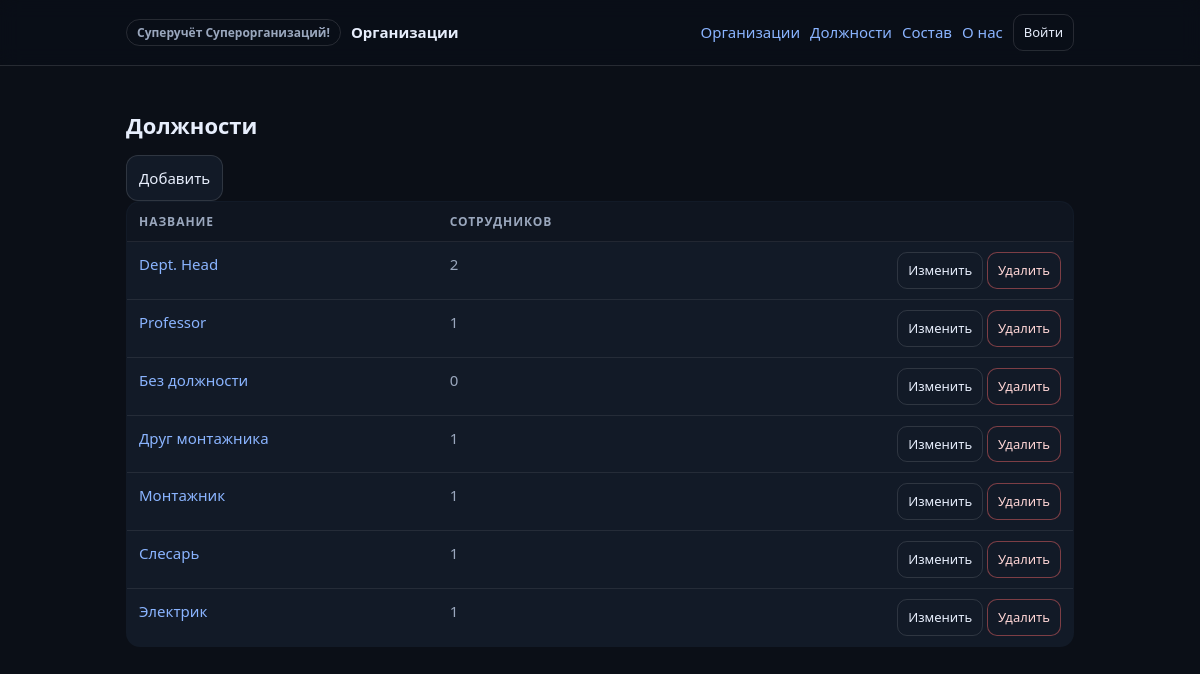
/positions/, run on the app's committed database.
### core/models.py (models this page shows, shortened)
class Position(models.Model):
    name = models.CharField(max_length=50, unique=True)
    class Meta:
        ordering = ["name"]
        verbose_name = "Должность"
        verbose_name_plural = "Должности"

### core/views.py (the view)
# urls.py: path("positions/", views.PositionList.as_view(), name="position-list"),
class PositionList(PaginatedListView):
    model = Position
    template_name = "core/position_list.html"

### core/templates/core/position_list.html (shortened to what this page needs)
{% extends "index.html" %}
{% block content %}
<div class="page-head">
  <h1>Должности</h1>
  <div class="actions"><a class="btn" href="{% url 'core:position-create' %}">Добавить</a></div>
</div>
{% if object_list %}
<table class="table">
  <thead><tr><th>Название</th><th>Сотрудников</th><th></th></tr></thead>
  <tbody>
    {% for p in object_list %}
    <tr>
      <td><a class="link" href="{% url 'core:position-detail' p.pk %}">{{ p.name }}</a></td>
      <td class="muted">{{ p.memberships.count }}</td>
      <td class="right">
        <a class="btn ghost sm" href="{% url 'core:position-update' p.pk %}">Изменить</a>
        <a class="btn danger sm" href="{% url 'core:position-delete' p.pk %}">Удалить</a>
      </td>
    </tr>
    {% endfor %}
  </tbody>
</table>
{% else %}
<div class="empty">Пока нет должностей</div>
{% endif %}
{% endblock %}

### templates/index.html (shortened to what this page needs)
{% load static %}
<!doctype html>
<html lang="ru">
<head>
  <link rel="stylesheet" href="{% static 'css/site.css' %}">
</head>
<body>
  <div class="topbar">
    <div class="container nav">
      <a class="brand" href="{% url 'core:home' %}"><span class="badge">Суперучёт Суперорганизаций!</span><span>Организации</span></a>
      <div class="navlinks">
        <a class="link" href="{% url 'core:organization-list' %}">Организации</a>
        <a class="link" href="{% url 'core:position-list' %}">Должности</a>
        <a class="link" href="{% url 'core:membership-list' %}">Состав</a>
        <a class="link" href="{% url 'about' %}">О нас</a>
        {% if user.is_authenticated %}
          <a class="btn ghost sm" href="/admin/">Админка</a>
          <a class="btn ghost sm" href="/admin/logout/">Выйти</a>
        {% else %}
          <a class="btn ghost sm" href="/admin/login/">Войти</a>
        {% endif %}
      </div>
    </div>
  </div>
  <main class="container">
    {% block content %}{% endblock %}
  </main>
</body>
</html>

### static/css/site.css (style rules this page uses)
:root { --bg: #0b0f17; --panel: #121a27; --text: #e7eefc; --muted: #9aa7bd; --border: rgba(255, 255, 255, 0.12); --link: #8ab4ff; --danger: #ff6b6b; --shadow: 0 18px 40px rgba(0, 0, 0, 0.35); --radius: 14px; }
* { box-sizing: border-box; }
html, body { height: 100%; }
html { color-scheme: dark; }
body { margin: 0; font: 15px/1.6 system-ui, -apple-system, "Segoe UI", Roboto, Arial; background: var(--bg); color: var(--text); }
a { color: var(--link); text-decoration: none; }
.container { max-width: 980px; margin: 0 auto; padding: 36px 16px; }
.topbar { position: sticky; top: 0; z-index: 20; background: rgba(11, 15, 23, 0.72); backdrop-filter: blur(10px) saturate(150%); border-bottom: 1px solid var(--border); }
.nav { display: flex; gap: 16px; flex-wrap: wrap; justify-content: space-between; align-items: center; padding: 14px 16px; max-width: 980px; margin: 0 auto; }
.brand { display: inline-flex; gap: 10px; align-items: center; font-weight: 800; color: var(--text); }
.badge { padding: 3px 10px; border: 1px solid var(--border); border-radius: 999px; font-size: 12px; color: var(--muted); }
.navlinks { display: flex; gap: 10px; flex-wrap: wrap; align-items: center; }
h1 { margin: 6px 0 0; font-size: 22px; font-weight: 800; }
.stats, .actions { display: flex; gap: 10px; flex-wrap: wrap; margin-top: 12px; }
.table { width: 100%; border-collapse: collapse; border: 1px solid var(--border); border-radius: var(--radius); overflow: hidden; background: var(--panel); }
.table th, .table td { padding: 10px 12px; border-bottom: 1px solid rgba(255, 255, 255, 0.08); vertical-align: top; }
.table th { text-align: left; color: var(--muted); font-size: 12px; letter-spacing: 0.08em; text-transform: uppercase; background: rgba(0, 0, 0, 0.18); }
.table tr:last-child td { border-bottom: 0; }
.right { text-align: right; white-space: nowrap; }
.btn { display: inline-flex; align-items: center; gap: 8px; padding: 10px 12px; border: 1px solid var(--border); border-radius: 12px; background: var(--panel); color: var(--text); cursor: pointer; }
.btn.sm { padding: 7px 10px; border-radius: 10px; font-size: 13px; }
.btn.ghost { background: transparent; }
.btn.danger { border-color: rgba(255, 107, 107, 0.45); color: #ffd6d6; }
.help, .muted, .footer { color: var(--muted); }

### data on the page
Position: name "Dept. Head", memberships.count "2"
Position: name "Professor", memberships.count "1"
Position: name "Без должности", memberships.count "0"
Position: name "Друг монтажника", memberships.count "1"
Position: name "Монтажник", memberships.count "1"
Position: name "Слесарь", memberships.count "1"
Position: name "Электрик", memberships.count "1"
